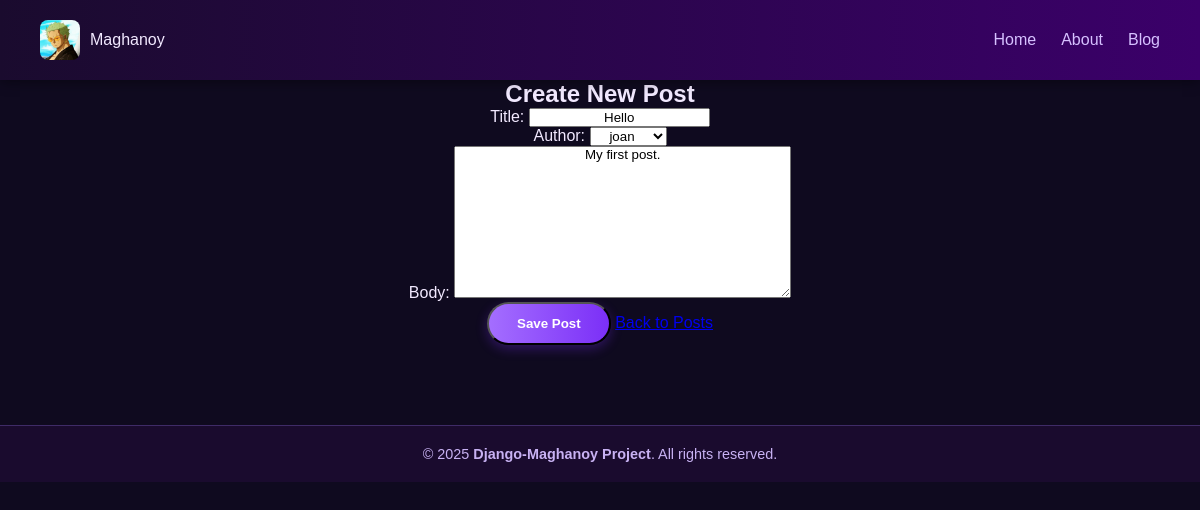
Screenshot of /blog/1/edit with the database file from the repository.
### main/models.py (models this page shows, shortened)
class Post(models.Model):
    title = models.CharField(max_length=100)
    author = models.ForeignKey("auth.User", on_delete=models.CASCADE)
    body = models.TextField()

### main/views.py (the view)
# urls.py: path('blog/<int:pk>/edit', BlogUpdateView.as_view(), name='blog_update'),
class BlogUpdateView(UpdateView):
    model = Post
    fields = ['title', 'author', 'body']
    template_name = 'main/blog_update.html'

### main/templates/main/blog_update.html (shortened to what this page needs)
{% extends 'main/base.html' %}
{% block content %}
<section class="form-section">
    <h1>Create New Post</h1>
    <form method="post">
        {{ form.as_p }}
        <button type="submit" class="btn">Save Post</button>
        <a href="{% url 'blog_list' %}" class="btn-secondary">Back to Posts</a>
    </form>
</section>
{% endblock %}

### main/static/css/styles.css (style rules this page uses)
* { margin: 0; padding: 0; box-sizing: border-box; font-family: "Poppins", Arial, sans-serif; text-align: center; }
body { background-color: #0f0a1f; color: #f2e9ff; scroll-behavior: smooth; display: flex; flex-direction: column; align-items: center; }
.btn { background: linear-gradient(90deg, #a46eff, #7b2ff7); color: #fff; padding: 12px 28px; border-radius: 30px; text-decoration: none; font-weight: 600; transition: all 0.3s ease; box-shadow: 0 4px 12px rgba(123, 47, 247, 0.3); display: inline-block; }

### rows the page displays
Post: title "Hello", author "joan", body "My first post."
